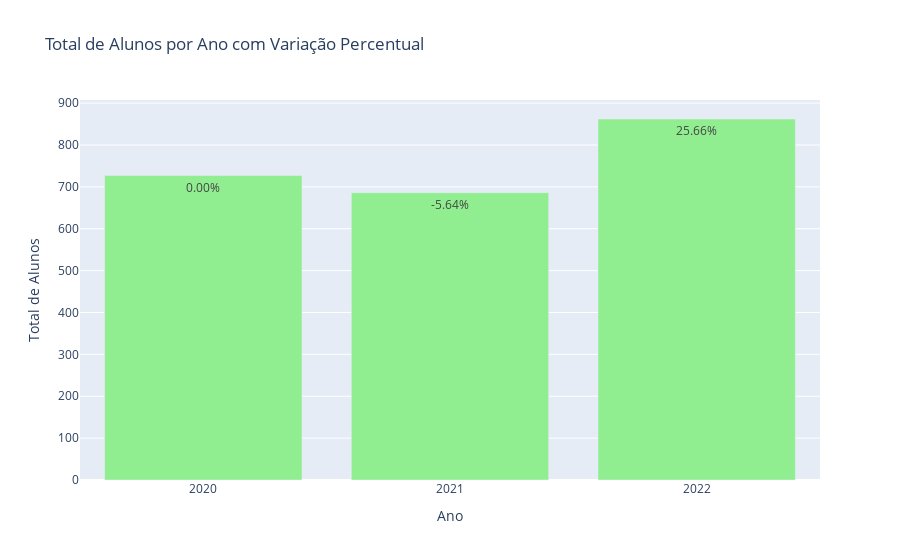

Notebook source saved alongside this figure:
### Markdown cell above
## Analisando os Dados

### Code cell
# Contando o total de alunos por ano
total_alunos_2020 = df_2020['NOME'].nunique()
total_alunos_2021 = df_2021['NOME'].nunique()
total_alunos_2022 = df_2022['NOME'].nunique()

# Organizando os dados
anos = ['2020', '2021', '2022']
total_alunos = [total_alunos_2020, total_alunos_2021, total_alunos_2022]

# Calculando a variação percentual
variacao_percentual = [0]  # Não há variação em 2020, pois é o primeiro ano
variacao_percentual.append(((total_alunos_2021 - total_alunos_2020) / total_alunos_2020) * 100)
variacao_percentual.append(((total_alunos_2022 - total_alunos_2021) / total_alunos_2021) * 100)

# Criando o gráfico em Plotly
fig = go.Figure()

# Adicionando barras para o total de alunos
fig.add_trace(go.Bar(
    x=anos,
    y=total_alunos,
    text=[f'{v:.2f}%' for v in variacao_percentual],
    textposition='inside',
    name='Total de Alunos',
    marker_color='lightgreen'
))

# Configurando o layout do gráfico
fig.update_layout(
    title='Total de Alunos por Ano com Variação Percentual',
    xaxis_title='Ano',
    yaxis_title='Total de Alunos',
    showlegend=False
)

# Exibindo o gráfico
fig.show()

### Figure 1 — Plotly figure (JSON) as saved in the notebook; plotly's stock layout.template omitted (floating-point values rounded to 4 significant figures)
{"data": [{"marker": {"color": "lightgreen"}, "name": "Total de Alunos", "text": ["0.00%", "-5.64%", "25.66%"], "textposition": "inside", "type": "bar", "x": ["2020", "2021", "2022"], "y": [727, 686, 862]}], "layout": {"showlegend": false, "title": {"text": "Total de Alunos por Ano com Variação Percentual"}, "xaxis": {"title": {"text": "Ano"}}, "yaxis": {"title": {"text": "Total de Alunos"}}}}
